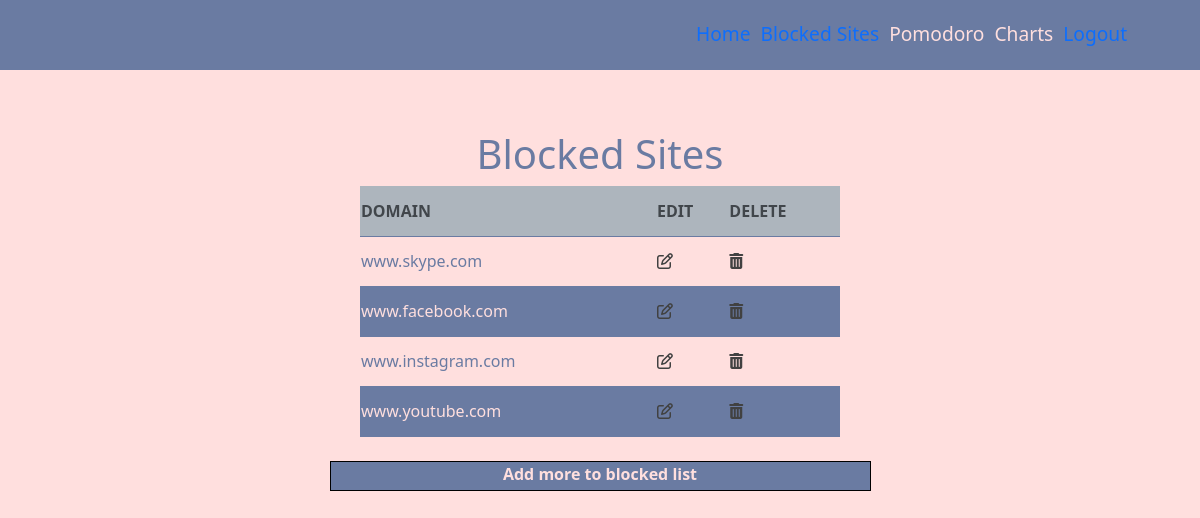
Before: /extension/ with the older database file.
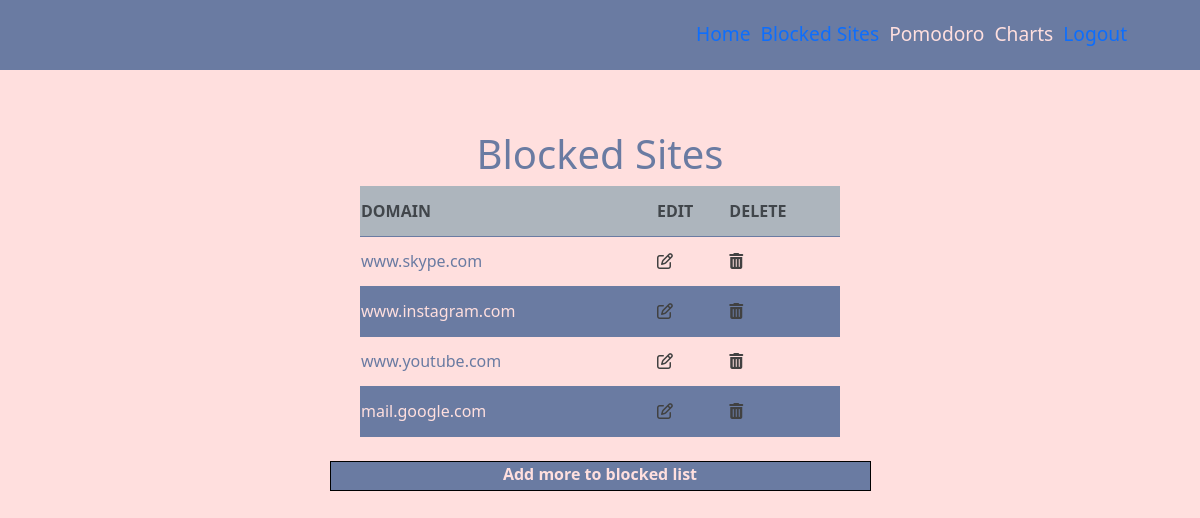
After: the same page with the newer database file.
### block/models.py (models this page shows, shortened)
class Site(models.Model):
    domain=models.CharField(max_length=50)
    link=models.URLField(max_length=1000)

### block/views.py (the view)
# urls.py: path('', views.sites, name='sites'),
def sites(request):
    Sites = Site.objects.all()
    return render(request, 'index.html', {'Sites':Sites})

### templates/index.html (shortened to what this page needs)
{% extends 'base.html' %}
{% load static %}
{% block main %}
        <h1> Blocked Sites</h1>
        <table>
            <thead>
                <tr>
                    <th>Domain</th>
                    <th style="margin-left: 10px;">Edit</th>
                    <th>Delete</th>
                </tr>
            </thead>
            <tbody>
                {% for u in Sites %}
                <tr>
                    <td>{{u.domain}}</td>
                    <td><a href="/extension/edit/{{u.id}}"><i class="fa fa-edit" aria-hidden="true" fa-2x></i></a></td>
                    <td><a href="/extension/delete/{{u.id}}"><i class="fa fa-trash-alt" aria-hidden="true" fa-2x></i></a></td>
                </tr>
                {% endfor %}
            </tbody>
        </table>
        <p><a id="Link" href="{% url 'create' %}">Add more to blocked list</a></p>
{% endblock %}

Changed rows visible on the page:
removed Site: domain "www.facebook.com"
added Site: domain "mail.google.com"
